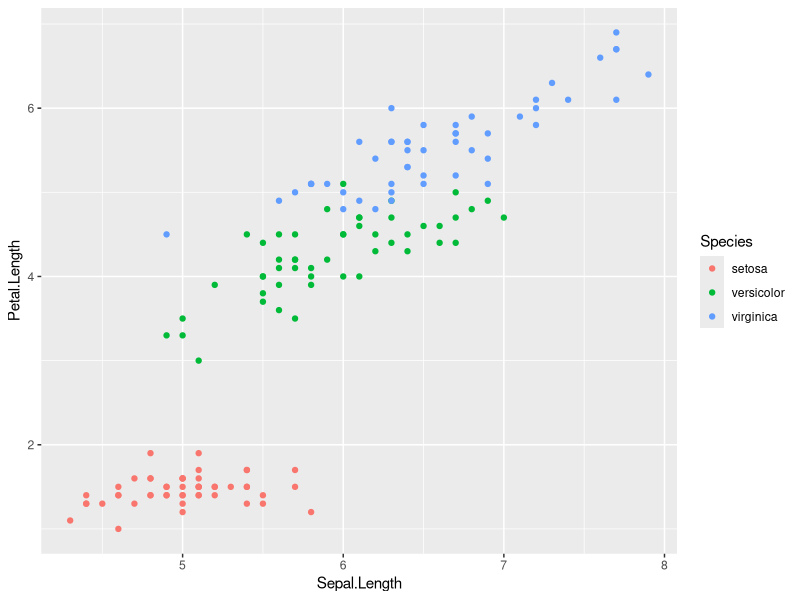
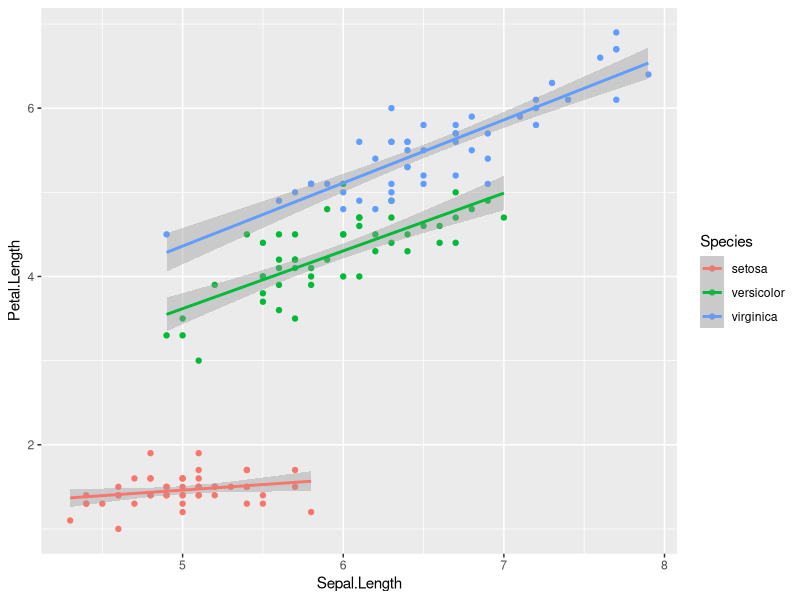

Write the R code that produced these figures, in order.
## ---- chunk 1
library(ggplot2)
## ---- chunk 2
data(iris)

ggplot(data = iris, aes( x = Sepal.Length, y = Petal.Length, colour = Species )) + 
  geom_point()
## ---- chunk 3
ggplot(data = iris, aes( x = Sepal.Length, y = Petal.Length, colour = Species )) + 
  geom_point() +
  geom_smooth(method = "lm")

